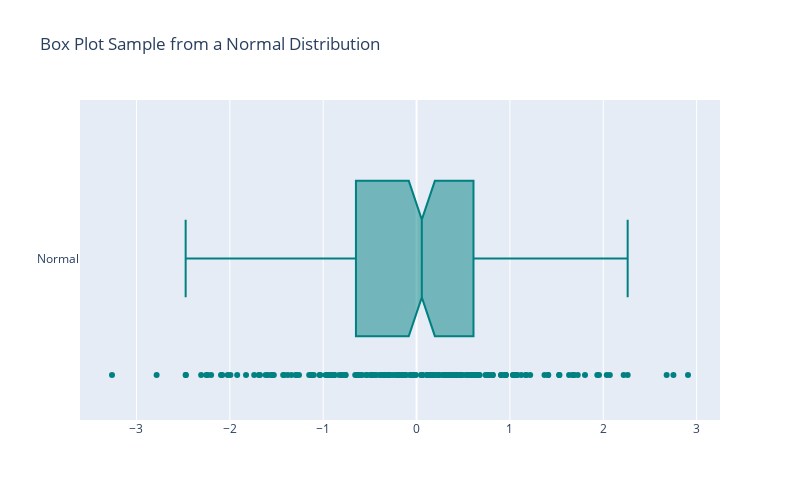

The code cell stored with this chart in its notebook:
### Code cell
fig = go.Figure()
fig.add_trace(go.Box(x=df["Normal"], 
                     jitter=0.0,
                     notched=True, 
                     marker_color='teal', 
                     boxpoints="all",
                     name='Normal',
                     ))
fig.update_layout(title='Box Plot Sample from a Normal Distribution', 
                  height = 500, width = 800,)

### Figure 1 — Plotly figure (JSON) as saved in the notebook; plotly's stock layout.template omitted (floating-point values rounded to 4 significant figures; data arrays with more than 128 entries replaced by an {"elided": "..."} marker saying what was removed)
{"data": [{"boxpoints": "all", "jitter": 0, "marker": {"color": "teal"}, "name": "Normal", "notched": true, "type": "box", "x": {"elided": "200 float values"}}], "layout": {"height": 500, "title": {"text": "Box Plot Sample from a Normal Distribution"}, "width": 800}}
